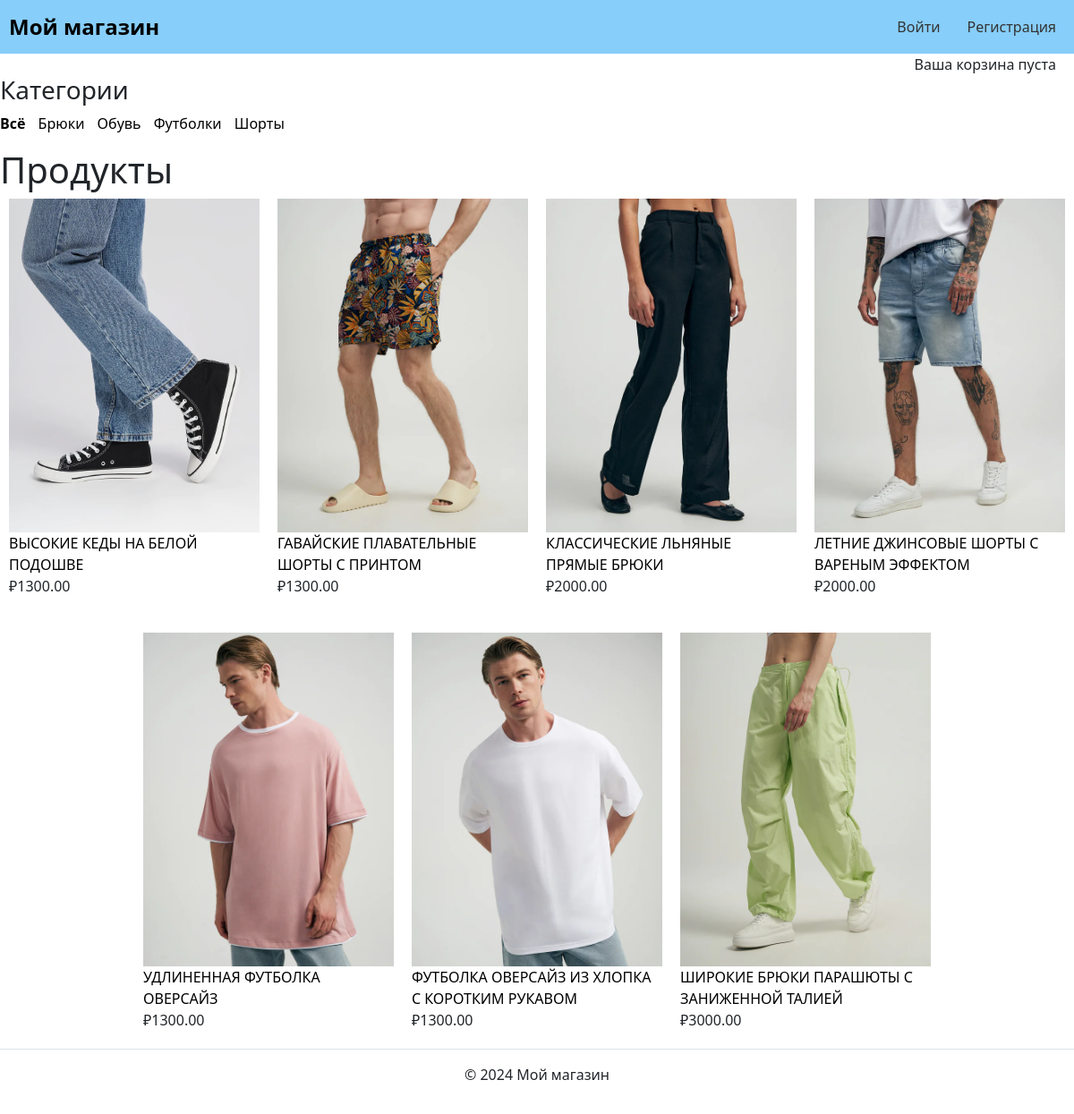
The page / on the database its author committed.
### items/models.py (models this page shows, shortened)
class Category(models.Model):
    name = models.CharField(
        max_length=200,
        db_index=True,
        verbose_name='Название категории')
    slug = models.SlugField(max_length=200, db_index=True, unique=True)
    class Meta:
        ordering = ('name',)
        verbose_name = 'Категория'
        verbose_name_plural = 'Категории'
    def get_absolute_url(self):
        return reverse('shop:product_list_by_category',
                        args=[self.slug])

class Product(models.Model):
    category = models.ForeignKey(
        Category,
        related_name='products',
        on_delete=models.DO_NOTHING,
        verbose_name='Категория'
        )
    name = models.CharField(
        max_length=200,
        db_index=True,
        verbose_name='Название продукта'
        )
    slug = models.SlugField(
        max_length=200,
        db_index=True
        )
    image = models.ImageField(
        upload_to='products/',
        blank=True
        )
    description = models.TextField(
        blank=True,
        verbose_name='Описание продукта'
        )
    price = models.DecimalField(
        max_digits=10,
        decimal_places=2,
        verbose_name='Цена продукта'
        )
    stock = models.PositiveIntegerField(
        default=1
        )
    available = models.BooleanField(
        default=True,
        verbose_name='Доступность продукта'
        )
    class Meta:
        ordering = ('name',)
        index_together = (('id', 'slug'),)
        verbose_name = 'Продукт'
        verbose_name_plural = 'Продукты'
    def get_absolute_url(self):
        return reverse('shop:product_detail',
                        args=[self.id, self.slug])

### items/views.py (the view)
# urls.py: url(r'^$', views.get_product_list, name='get_product_list'),
def get_product_list(request, category_slug = None):
    category = None
    categories = Category.objects.all()
    products = Product.objects.filter(available=True)
    if category_slug:
        category = get_object_or_404(Category, slug=category_slug)
        products = products.filter(category=category)
    return render(request,
                  'shop/product/list.html',
                  {'category': category,
                   'categories': categories,
                   'products': products})

### cart/cart.py (called while the page is built)
    def __len__(self):
        return sum(item['quantity'] for item in self.cart.values())

### cart/context_processors.py (called while the page is built)
def cart(request):
    return {'cart': Cart(request)}

### templates/shop/product/list.html (shortened to what this page needs)
{% extends "shop/base.html" %}
{% load static %}
{% block content %}
    <div id="sidebar">
        <h3>Категории</h3>
        <ul class="category-list">
            <li {% if not category %}class="selected"{% endif %}><a href="{% url "shop:get_product_list" %}">Всё</a></li>
            {% for c in categories %}
                <li {% if category.slug == c.slug %}class="selected"{% endif %}><a href="{{ c.get_absolute_url }}">{{ c.name }}</a></li>
            {% endfor %}
        </ul>
    </div>
    <div id="main" class="product-list">
        <h1>{% if category %}{{ category.name }}{% else %}Продукты{% endif %}</h1>
        <div class="items">
            {% for product in products %}
                <div class="item">
                    <a href="{{ product.get_absolute_url }}">
                        <img src="{% if product.image %}{{ product.image.url }}{% else %}{% static "img/no_image.png" %}{% endif %}">
                    </a>
                    <br>
                    <a href="{{ product.get_absolute_url }}">{{ product.name }}</a><br>
                    ₽{{ product.price }}
                </div>
            {% endfor %}
        </div>
    </div>
{% endblock %}

### templates/shop/base.html (shortened to what this page needs)
{% load static %}
<html>
    <head>
    </head>
    <body>
        <div id="header">
            {% include 'includes/header.html' %}
        </div>
        <div id="subheader">
            <div class="cart">
                {% with total_items=cart|length %}
                    {% if cart|length > 0 %}
                        Ваша корзина:
                        <a href="{% url "cart:cart_detail" %}">
                            {{ total_items }} позиция,
                            ₽{{ cart.get_total_price }}
                        </a>
                    {% else %}
                        Ваша корзина пуста
                    {% endif %}
                {% endwith %}
            </div>
        </div>
        <div id="content">
            {% block content %}
            {% endblock %}
        </div>
        <div id="footer">
            {% include 'includes/footer.html' %}
        </div>
    </body>
</html>

### templates/includes/header.html (shortened to what this page needs)
{% load static %}
<!DOCTYPE html>
<html lang="ru">
<head>
    <link rel="stylesheet" href="{% static 'css/bootstrap.min.css' %}">
</head>
<body>
    <header>
        <a href="/" class="logo">Мой магазин</a>
        {% with request.resolver_match.view_name as view_name %}
            <ul class="nav nav-pills">
            {% if user.is_authenticated %}
                <li class="nav-item">
                    <a class="nav-link {% if view_name  == 'users:password_change' %}active{% endif %}"
                    href="{% url 'users:password_change' %}">Изменить пароль</a>
                </li>
                <li class="nav-item">
                    <a class="nav-link {% if view_name  == 'users:logout' %}active{% endif %}"
                    href="{% url 'users:logout' %}">Выйти</a>
                </li>
                <li class="nav-item">
                    {{ user.username }}
                </li>
            {% else %}
                <li class="nav-item">
                    <a class="nav-link {% if view_name  == 'users:login' %}active{% endif %}"
                    href="{% url 'users:login' %}">Войти</a>
                </li>
                <li class="nav-item">
                    <a class="nav-link {% if view_name  == 'users:signup' %}active{% endif %}"
                    href="{% url 'users:signup' %}">Регистрация</a>
                </li>
            {% endif %}
        {% endwith %}
    </header>
</body>

### templates/includes/footer.html (shortened to what this page needs)
<footer class="border-top text-center py-3">
    <p>© <span id="currentYear"></span> Мой магазин</p>
</footer>

### templates/shop/base.html (style rules this page uses)
.cart { text-align: right; padding-right: 20px; }

### templates/includes/header.html (style rules this page uses)
header { background-color: lightskyblue; padding: 10px; display: flex; justify-content: space-between; align-items: center; }
.logo { color: #000; font-size: 24px; font-weight: bold; margin-right: auto; text-decoration: none; }
.nav-pills { display: flex; list-style-type: none; padding: 0; margin: 0; }
.nav-item { height: 40px; line-height: 40px; margin-left: 10px; }
.nav-link { color: #333; text-decoration: none; display: inline-block; padding: 0 10px; text-align: center; height: 100%; box-sizing: border-box; transition: background-color 0.3s; }

### templates/shop/product/list.html (style rules this page uses)
.items { display: flex; flex-wrap: wrap; justify-content: center; gap: 20px; }
.item { width: calc(25% - 20px); margin-bottom: 20px; box-sizing: border-box; }
.item a { text-decoration: none; color: black; }
.item img { max-width: 100%; height: auto; }
.category-list { list-style-type: none; padding: 0; }
.category-list li { display: inline-block; margin-right: 10px; }
.category-list li.selected { font-weight: bold; }
.category-list li a { text-decoration: none; color: black; }

### rows shown on the page
Category: name "Брюки"
Category: name "Обувь"
Category: name "Футболки"
Category: name "Шорты"
Product: image (picture), name "ВЫСОКИЕ КЕДЫ НА БЕЛОЙ ПОДОШВЕ", price "1300.00"
Product: image (picture), name "ГАВАЙСКИЕ ПЛАВАТЕЛЬНЫЕ ШОРТЫ С ПРИНТОМ", price "1300.00"
Product: image (picture), name "КЛАССИЧЕСКИЕ ЛЬНЯНЫЕ ПРЯМЫЕ БРЮКИ", price "2000.00"
Product: image (picture), name "ЛЕТНИЕ ДЖИНСОВЫЕ ШОРТЫ С ВАРЕНЫМ ЭФФЕКТОМ", price "2000.00"
Product: image (picture), name "УДЛИНЕННАЯ ФУТБОЛКА ОВЕРСАЙЗ", price "1300.00"
Product: image (picture), name "ФУТБОЛКА ОВЕРСАЙЗ ИЗ ХЛОПКА С КОРОТКИМ РУКАВОМ", price "1300.00"
Product: image (picture), name "ШИРОКИЕ БРЮКИ ПАРАШЮТЫ С ЗАНИЖЕННОЙ ТАЛИЕЙ", price "3000.00"
